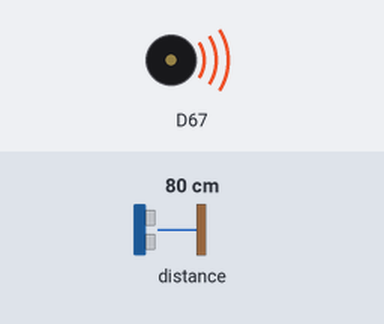
Simulated run of this sketch. Board: Arduino Uno R4 WiFi. On the bench: buzzer (waves = sounding). The inputs (shaded band) are chosen by the test bench; at power-on: distance to the obstacle 80 cm. What the sketch prints to the serial monitor is not drawn.

Above: at 0.1 s.
Timing chart, 0 to 1.6 s (numbered marks = the images above):
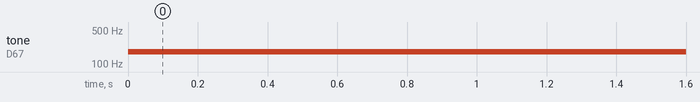

Measured:
- by itself, tone on D67: silent → 180 Hz at 0.00 s

The sketch:

11_distance_buzzer_theremin.ino
```cpp
#include <Modulino.h>

ModulinoDistance distanceSensor;
ModulinoBuzzer buzzer;

void setup() {
  Serial.begin(115200);
  while (!Serial && millis() < 4000) {
  }

  Modulino.begin();
  distanceSensor.begin();
  buzzer.begin();

  Serial.println("Theremin mode: move your hand to change pitch!");
}

void loop() {
  if (!distanceSensor.available()) {
    delay(10);
    return;
  }

  int mm = distanceSensor.get();
  int safeMm = constrain(mm, 40, 400);

  // Closer hand = higher sound.
  int pitchHz = map(safeMm, 400, 40, 180, 1400);

  // Tone length is short so pitch updates quickly.
  buzzer.tone(pitchHz, 35);

  Serial.print("Distance mm: ");
  Serial.print(mm);
  Serial.print("  Pitch Hz: ");
  Serial.println(pitchHz);

  delay(20);
}
```
